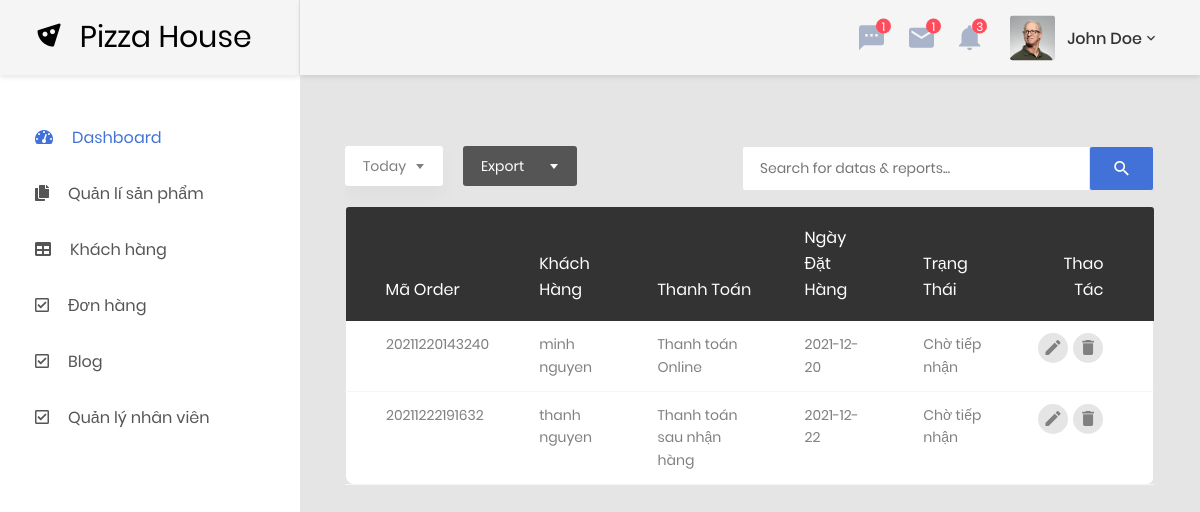
Screenshot of /Admin/html/orders.php with the database file from the repository.
### tables this page shows
CREATE TABLE `tbl_order` (
  `id` varchar(30) NOT NULL,
  `customer_id` int(11) NOT NULL,
  `order_date` date DEFAULT NULL,
  `order_state_id` int(11) NOT NULL,
  `addition_option` longtext DEFAULT NULL,
  `payment_method_id` int(11) NOT NULL
);

CREATE TABLE `tbl_customer` (
  `id` int(11) NOT NULL,
  `user_type_id` int(11) NOT NULL,
  `first_name` varchar(20) DEFAULT NULL,
  `last_name` varchar(20) DEFAULT NULL,
  `country` varchar(20) DEFAULT NULL,
  `street_address` varchar(100) DEFAULT NULL,
  `city` varchar(20) DEFAULT NULL,
  `phone` varchar(20) DEFAULT NULL,
  `email` varchar(100) DEFAULT NULL,
  `pwd` varchar(100) DEFAULT NULL
);

CREATE TABLE `tbl_payment_method` (
  `id` int(11) NOT NULL,
  `payment_method` varchar(50) DEFAULT NULL
);

CREATE TABLE `tbl_order_state` (
  `id` int(11) NOT NULL,
  `state` varchar(30) DEFAULT NULL
);

### Admin/html/orders.php (the view, shortened to what this page needs)
<?php require_once 'header.php' ?>
<div class="main-content">
  <div class="section__content section__content--p30">
    <div class="container-fluid">
      <div class="row m-t-30">
        <div class="col-md-12">
          <div class="table-responsive m-b-40">
            <div class="d-flex justify-content-between">
              <div class="table-data__tool-left pb-3">
                <div class="rs-select2--light rs-select2--sm pr-3">
                </div>
                <div class="rs-select2--dark rs-select2--sm
                            rs-select2--dark2">
                </div>
              </div>
              <div class="table-data__tool-right pb-3">
                <form class="form-header" action="" method="POST">
                  <input class="au-input au-input--xl" type="text" name="search" placeholder="Search for datas &amp; reports..." />
                  <button class="au-btn--submit" type="submit">
                    <i class="zmdi zmdi-search"></i>
                  </button>
                </form>
              </div>
            </div>
            <table class="table table-borderless table-data3">
              <thead>
                <tr>
                  <th>Mã Order</th>
                  <th>Khách hàng</th>
                  <th>Thanh toán</th>
                  <th>Ngày đặt hàng</th>
                  <th>Trạng thái</th>
                  <th>Thao tác</th>
                </tr>
              </thead>
              <tbody>
              <?php
                include "../../config/dbconnect.php";
                $sql
                = "SELECT
                    tbl_order.id AS order_id,
                    first_name,
                    last_name,
                    payment_method,
                    order_date,
                    state
                  FROM tbl_order, tbl_customer, tbl_payment_method, tbl_order_state
                  WHERE
                    tbl_order.customer_id = tbl_customer.id AND
                    tbl_order.payment_method_id = tbl_payment_method.id AND
                    tbl_order.order_state_id = tbl_order_state.id";
                if($mysqli_res = $mysqli->query($sql)):
                  if($mysqli_res->num_rows > 0):
                    while ($order = $mysqli_res->fetch_object()): ?>
                      <tr>
                        <td><?= $order->order_id ?></td>
                        <td><?= $order->first_name." ".$order->last_name ?></td>
                        <td><?= $order->payment_method ?></td>
                        <td><?= $order->order_date ?></td>
                        <td><?= $order->state ?></td>
                        <td>
                          <div class="table-data-feature">
                            <a href="detail-order.php?order_id=<?= $order->order_id ?>" class="item" data-toggle="tooltip" data-placement="top" title="Edit">
                              <i class="zmdi zmdi-edit"></i>
                            </a>
                            <a href="../handles/delete_order.php?order_id=<?= $order->order_id ?>" class="item" data-toggle="tooltip" data-placement="top" title="Delete">
                              <i class="zmdi zmdi-delete"></i>
                            </a>
                          </div>
                        </td>
                      </tr>
                    <?php endwhile ?>
                  <?php endif ?>
                <?php endif ?>
              </tbody>
            </table>
          </div>
        </div>
      </div>
    </div>
  </div>
</div>
<?php require_once 'footer.php' ?>

### Admin/html/header.php (shortened to what this page needs)
<!DOCTYPE html>
<html lang="en">
<head>
  <link href="../css/font-face.css" rel="stylesheet" media="all">
  <link href="../vendor/font-awesome-4.7/css/font-awesome.min.css" rel="stylesheet" media="all">
  <link href="../vendor/font-awesome-5/css/fontawesome-all.min.css" rel="stylesheet" media="all">
  <link href="../vendor/mdi-font/css/material-design-iconic-font.min.css" rel="stylesheet" media="all">
  <link href='https://unpkg.com/boxicons@2.1.1/css/boxicons.min.css' rel='stylesheet'>
  <link href="../vendor/bootstrap-4.1/bootstrap.min.css" rel="stylesheet" media="all">
  <link href="../vendor/animsition/animsition.min.css" rel="stylesheet" media="all">
  <link href="../vendor/bootstrap-progressbar/bootstrap-progressbar-3.3.4.min.css" rel="stylesheet" media="all">
  <link href="../vendor/wow/animate.css" rel="stylesheet" media="all">
  <link href="../vendor/css-hamburgers/hamburgers.min.css" rel="stylesheet" media="all">
  <link href="../vendor/slick/slick.css" rel="stylesheet" media="all">
  <link href="../vendor/select2/select2.min.css" rel="stylesheet" media="all">
  <link href="../vendor/perfect-scrollbar/perfect-scrollbar.css" rel="stylesheet" media="all">
  <link href="../css/theme.css" rel="stylesheet" media="all">
</head>
<body class="animsition">
  <div class="page-wrapper">
    <aside class="menu-sidebar d-none d-lg-block">
      <div class="logo">
        <a href="#" style="font-size: 30px; color: black;">
          <i class='bx bxs-pizza bx-tada bx-rotate-180'></i> &nbsp;Pizza House
        </a>
      </div>
      <div class="menu-sidebar__content js-scrollbar1">
        <nav class="navbar-sidebar">
          <ul class="list-unstyled navbar__list">
            <li class="active has-sub">
              <a class="js-arrow" href="index.php">
                <i class="fas fa-tachometer-alt"></i>Dashboard</a>
            </li>
            <li class="has-sub">
              <a class="js-arrow" href="#">
                <i class="fas fa-copy"></i>Quản lí sản phẩm</a>
            </li>
            <li>
              <a href="user.php">
                <i class="fas fa-table"></i>Khách hàng</a>
            </li>
            <li>
              <a href="orders.php">
                <i class="far fa-check-square"></i>Đơn hàng</a>
            </li>
            <li>
              <a href="blog.php">
                <i class="far fa-check-square"></i>Blog</a>
            </li>
            <li>
              <a href="employee.php">
                <i class="far fa-check-square"></i>Quản lý nhân viên</a>
            </li>
          </ul>
        </nav>
      </div>
    </aside>
    <div class="page-container">
      <header class="header-desktop">
        <div class="section__content section__content--p30">
          <div class="container-fluid">
            <div class="header-wrap float-right">
              <div class="header-button">
                <div class="noti-wrap">
                  <div class="noti__item js-item-menu">
                    <i class="zmdi zmdi-comment-more"></i>
                    <span class="quantity">1</span>
                  </div>
                  <div class="noti__item js-item-menu">
                    <i class="zmdi zmdi-email"></i>
                    <span class="quantity">1</span>
                  </div>
                  <div class="noti__item js-item-menu">
                    <i class="zmdi zmdi-notifications"></i>
                    <span class="quantity">3</span>
                  </div>
                </div>
                <div class="account-wrap">
                  <div class="account-item clearfix js-item-menu">
                    <div class="image">
                      <img src="images/icon/avatar-01.jpg" alt="John Doe" />
                    </div>
                    <div class="content">
                      <a class="js-acc-btn" href="#">john doe</a>
                    </div>
                  </div>
                </div>
              </div>
            </div>
          </div>
        </div>
      </header>

### Admin/html/footer.php (shortened to what this page needs)
</div>
</body>
</html>

### rows the page displays
tbl_order: id "20211220143240", customer.first_name "minh", customer.last_name "nguyen", payment_method.payment_method "Thanh toán Online", order_date "2021-12-20", order_state.state "Chờ tiếp nhận"
tbl_order: id "20211222191632", customer.first_name "thanh", customer.last_name "nguyen", payment_method.payment_method "Thanh toán sau nhận hàng", order_date "2021-12-22", order_state.state "Chờ tiếp nhận"
